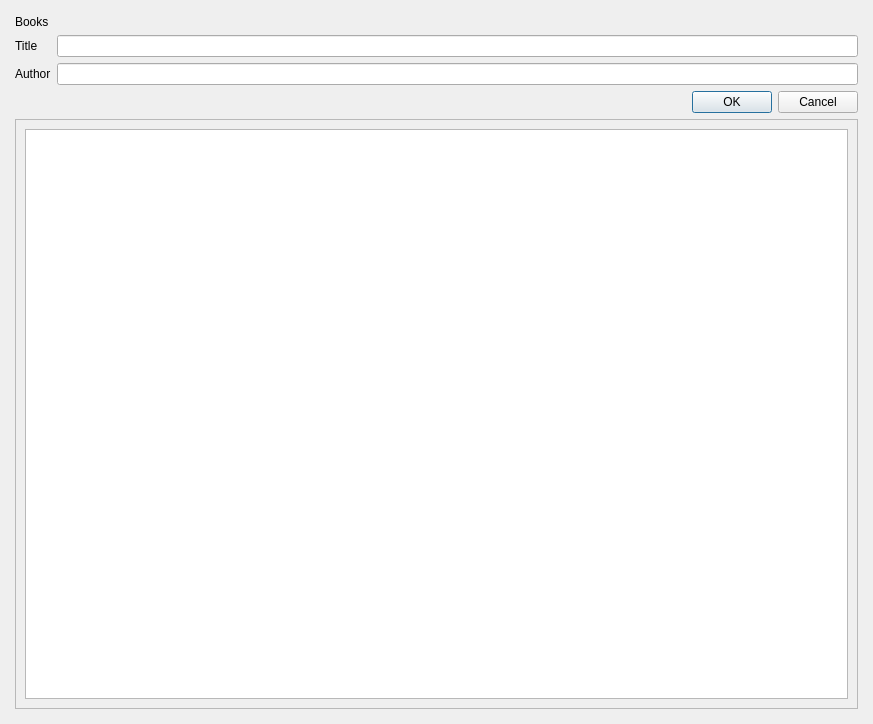
<?xml version="1.0" encoding="UTF-8"?>
<ui version="4.0">
 <class>MyTableDialog</class>
 <widget class="QDialog" name="MyTableDialog">
  <property name="geometry">
   <rect>
    <x>0</x>
    <y>0</y>
    <width>873</width>
    <height>724</height>
   </rect>
  </property>
  <property name="windowTitle">
   <string>Dialog</string>
  </property>
  <layout class="QGridLayout" name="gridLayout_2">
   <item row="0" column="0">
    <layout class="QGridLayout" name="gridLayout">
     <property name="margin">
      <number>4</number>
     </property>
     <item row="0" column="0">
      <widget class="QLabel" name="headlabel">
       <property name="text">
        <string>Books</string>
       </property>
      </widget>
     </item>
     <item row="2" column="0">
      <widget class="QLabel" name="authorlabel">
       <property name="text">
        <string>Author</string>
       </property>
       <property name="buddy">
        <cstring>authorlineEdit</cstring>
       </property>
      </widget>
     </item>
     <item row="3" column="0" colspan="2">
      <widget class="QDialogButtonBox" name="buttonBox">
       <property name="standardButtons">
        <set>QDialogButtonBox::Cancel|QDialogButtonBox::Ok</set>
       </property>
      </widget>
     </item>
     <item row="1" column="0">
      <widget class="QLabel" name="titlelabel">
       <property name="text">
        <string>Title</string>
       </property>
       <property name="buddy">
        <cstring>titlelineEdit</cstring>
       </property>
      </widget>
     </item>
     <item row="2" column="1">
      <widget class="QLineEdit" name="authorlineEdit"/>
     </item>
     <item row="1" column="1">
      <widget class="QLineEdit" name="titlelineEdit"/>
     </item>
     <item row="4" column="0" colspan="2">
      <widget class="QScrollArea" name="scrollArea">
       <property name="widgetResizable">
        <bool>true</bool>
       </property>
       <widget class="QWidget" name="scrollAreaWidgetContents">
        <property name="geometry">
         <rect>
          <x>0</x>
          <y>0</y>
          <width>845</width>
          <height>574</height>
         </rect>
        </property>
        <layout class="QGridLayout" name="gridLayout_3">
         <item row="0" column="0">
          <widget class="QTableView" name="tableView"/>
         </item>
        </layout>
       </widget>
      </widget>
     </item>
    </layout>
   </item>
  </layout>
 </widget>
 <resources/>
 <connections/>
</ui>
